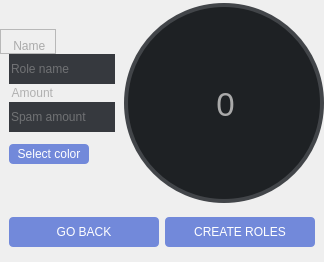
                   <widget class="QWidget" name="deleteRolesPage">
                    <layout class="QVBoxLayout" name="verticalLayout_19">
                     <property name="spacing">
                      <number>0</number>
                     </property>
                     <property name="leftMargin">
                      <number>0</number>
                     </property>
                     <property name="topMargin">
                      <number>0</number>
                     </property>
                     <property name="rightMargin">
                      <number>0</number>
                     </property>
                     <property name="bottomMargin">
                      <number>0</number>
                     </property>
                     <item>
                      <widget class="QFrame" name="frame_37">
                       <property name="sizePolicy">
                        <sizepolicy hsizetype="Preferred" vsizetype="Expanding">
                         <horstretch>0</horstretch>
                         <verstretch>0</verstretch>
                        </sizepolicy>
                       </property>
                       <property name="frameShape">
                        <enum>QFrame::NoFrame</enum>
                       </property>
                       <property name="frameShadow">
                        <enum>QFrame::Raised</enum>
                       </property>
                       <layout class="QHBoxLayout" name="horizontalLayout_47">
                        <property name="spacing">
                         <number>0</number>
                        </property>
                        <property name="leftMargin">
                         <number>0</number>
                        </property>
                        <property name="topMargin">
                         <number>0</number>
                        </property>
                        <property name="rightMargin">
                         <number>0</number>
                        </property>
                        <property name="bottomMargin">
                         <number>0</number>
                        </property>
                        <item>
                         <widget class="QFrame" name="frame_38">
                          <property name="sizePolicy">
                           <sizepolicy hsizetype="Preferred" vsizetype="Fixed">
                            <horstretch>0</horstretch>
                            <verstretch>0</verstretch>
                           </sizepolicy>
                          </property>
                          <property name="frameShape">
                           <enum>QFrame::NoFrame</enum>
                          </property>
                          <property name="frameShadow">
                           <enum>QFrame::Raised</enum>
                          </property>
                          <layout class="QVBoxLayout" name="verticalLayout_17">
                           <property name="spacing">
                            <number>0</number>
                           </property>
                           <property name="leftMargin">
                            <number>0</number>
                           </property>
                           <property name="topMargin">
                            <number>0</number>
                           </property>
                           <property name="rightMargin">
                            <number>0</number>
                           </property>
                           <property name="bottomMargin">
                            <number>0</number>
                           </property>
                           <item alignment="Qt::AlignLeft|Qt::AlignBottom">
                            <widget class="QFrame" name="frame_39">
                             <property name="frameShape">
                              <enum>QFrame::StyledPanel</enum>
                             </property>
                             <property name="frameShadow">
                              <enum>QFrame::Raised</enum>
                             </property>
                             <layout class="QHBoxLayout" name="horizontalLayout_48">
                              <property name="bottomMargin">
                               <number>0</number>
                              </property>
                              <item>
                               <widget class="QLabel" name="label_13">
                                <property name="styleSheet">
                                 <string notr="true">color:rgb(170, 170, 170)</string>
                                </property>
                                <property name="text">
                                 <string> Name</string>
                                </property>
                               </widget>
                              </item>
                             </layout>
                            </widget>
                           </item>
                           <item alignment="Qt::AlignTop">
                            <widget class="QFrame" name="frame_40">
                             <property name="sizePolicy">
                              <sizepolicy hsizetype="Preferred" vsizetype="Preferred">
                               <horstretch>0</horstretch>
                               <verstretch>0</verstretch>
                              </sizepolicy>
                             </property>
                             <property name="minimumSize">
                              <size>
                               <width>0</width>
                               <height>100</height>
                              </size>
                             </property>
                             <property name="maximumSize">
                              <size>
                               <width>16777215</width>
                               <height>16777215</height>
                              </size>
                             </property>
                             <property name="styleSheet">
                              <string notr="true">QLineEdit{
background:rgb(54,57,62);
color:rgb(170, 170, 170);
border:None;}</string>
                             </property>
                             <property name="frameShape">
                              <enum>QFrame::NoFrame</enum>
                             </property>
                             <property name="frameShadow">
                              <enum>QFrame::Raised</enum>
                             </property>
                             <layout class="QVBoxLayout" name="verticalLayout_18">
                              <property name="spacing">
                               <number>2</number>
                              </property>
                              <property name="topMargin">
                               <number>0</number>
                              </property>
                              <item>
                               <widget class="QLineEdit" name="role_name_entry">
                                <property name="sizePolicy">
                                 <sizepolicy hsizetype="Minimum" vsizetype="Fixed">
                                  <horstretch>0</horstretch>
                                  <verstretch>0</verstretch>
                                 </sizepolicy>
                                </property>
                                <property name="minimumSize">
                                 <size>
                                  <width>0</width>
                                  <height>30</height>
                                 </size>
                                </property>
                                <property name="maximumSize">
                                 <size>
                                  <width>16777215</width>
                                  <height>16777215</height>
                                 </size>
                                </property>
                                <property name="text">
                                 <string/>
                                </property>
                                <property name="placeholderText">
                                 <string>Role name</string>
                                </property>
                               </widget>
                              </item>
                              <item>
                               <widget class="QLabel" name="label_12">
                                <property name="styleSheet">
                                 <string notr="true">color:rgb(176, 176, 176);</string>
                                </property>
                                <property name="text">
                                 <string> Amount</string>
                                </property>
                               </widget>
                              </item>
                              <item>
                               <widget class="QLineEdit" name="spam_amount_r">
                                <property name="sizePolicy">
                                 <sizepolicy hsizetype="Minimum" vsizetype="Fixed">
                                  <horstretch>0</horstretch>
                                  <verstretch>0</verstretch>
                                 </sizepolicy>
                                </property>
                                <property name="minimumSize">
                                 <size>
                                  <width>0</width>
                                  <height>30</height>
                                 </size>
                                </property>
                                <property name="maximumSize">
                                 <size>
                                  <width>16777215</width>
                                  <height>16777215</height>
                                 </size>
                                </property>
                                <property name="placeholderText">
                                 <string>Spam amount</string>
                                </property>
                               </widget>
                              </item>
                              <item alignment="Qt::AlignBottom">
                               <widget class="QPushButton" name="select_role_color_button">
                                <property name="sizePolicy">
                                 <sizepolicy hsizetype="Fixed" vsizetype="Fixed">
                                  <horstretch>0</horstretch>
                                  <verstretch>0</verstretch>
                                 </sizepolicy>
                                </property>
                                <property name="minimumSize">
                                 <size>
                                  <width>0</width>
                                  <height>30</height>
                                 </size>
                                </property>
                                <property name="maximumSize">
                                 <size>
                                  <width>80</width>
                                  <height>0</height>
                                 </size>
                                </property>
                                <property name="cursor">
                                 <cursorShape>PointingHandCursor</cursorShape>
                                </property>
                                <property name="styleSheet">
                                 <string notr="true">QPushButton{
background:rgb(114,137,218);
color:white;
border-radius:4px;
margin-top:10px}
QPushButton:hover{
background:rgb(131, 160, 252);
}</string>
                                </property>
                                <property name="text">
                                 <string>Select color</string>
                                </property>
                               </widget>
                              </item>
                             </layout>
                            </widget>
                           </item>
                          </layout>
                         </widget>
                        </item>
                        <item>
                         <widget class="QFrame" name="frame_41">
                          <property name="frameShape">
                           <enum>QFrame::NoFrame</enum>
                          </property>
                          <property name="frameShadow">
                           <enum>QFrame::Raised</enum>
                          </property>
                          <layout class="QHBoxLayout" name="horizontalLayout_49">
                           <property name="leftMargin">
                            <number>0</number>
                           </property>
                           <property name="topMargin">
                            <number>3</number>
                           </property>
                           <property name="rightMargin">
                            <number>0</number>
                           </property>
                           <property name="bottomMargin">
                            <number>0</number>
                           </property>
                           <item>
                            <widget class="QFrame" name="create_roles_progresss_bar">
                             <property name="sizePolicy">
                              <sizepolicy hsizetype="Fixed" vsizetype="Fixed">
                               <horstretch>0</horstretch>
                               <verstretch>0</verstretch>
                              </sizepolicy>
                             </property>
                             <property name="minimumSize">
                              <size>
                               <width>200</width>
                               <height>200</height>
                              </size>
                             </property>
                             <property name="styleSheet">
                              <string notr="true">background:rgb(66,69,73);
border-radius:100px</string>
                             </property>
                             <property name="frameShape">
                              <enum>QFrame::NoFrame</enum>
                             </property>
                             <property name="frameShadow">
                              <enum>QFrame::Raised</enum>
                             </property>
                             <layout class="QHBoxLayout" name="horizontalLayout_50">
                              <property name="spacing">
                               <number>0</number>
                              </property>
                              <property name="leftMargin">
                               <number>0</number>
                              </property>
                              <property name="topMargin">
                               <number>0</number>
                              </property>
                              <property name="rightMargin">
                               <number>0</number>
                              </property>
                              <property name="bottomMargin">
                               <number>0</number>
                              </property>
                              <item alignment="Qt::AlignHCenter">
                               <widget class="QFrame" name="createRolesProgress">
                                <property name="sizePolicy">
                                 <sizepolicy hsizetype="Minimum" vsizetype="Minimum">
                                  <horstretch>0</horstretch>
                                  <verstretch>0</verstretch>
                                 </sizepolicy>
                                </property>
                                <property name="minimumSize">
                                 <size>
                                  <width>200</width>
                                  <height>200</height>
                                 </size>
                                </property>
                                <property name="styleSheet">
                                 <string notr="true">border-radius:100px;
background:qconicalgradient(cx:0.5, cy:0.5, angle:90, stop:0.999 rgba(0, 0, 0, 0), stop:1.000 rgba(0, 184, 163,255))
</string>
                                </property>
                                <property name="frameShape">
                                 <enum>QFrame::NoFrame</enum>
                                </property>
                                <property name="frameShadow">
                                 <enum>QFrame::Raised</enum>
                                </property>
                                <layout class="QHBoxLayout" name="horizontalLayout_51">
                                 <property name="spacing">
                                  <number>0</number>
                                 </property>
                                 <property name="leftMargin">
                                  <number>0</number>
                                 </property>
                                 <property name="topMargin">
                                  <number>0</number>
                                 </property>
                                 <property name="rightMargin">
                                  <number>0</number>
                                 </property>
                                 <property name="bottomMargin">
                                  <number>0</number>
                                 </property>
                                 <item>
                                  <widget class="QFrame" name="create_roles_progress_cap">
                                   <property name="sizePolicy">
                                    <sizepolicy hsizetype="Fixed" vsizetype="Fixed">
                                     <horstretch>0</horstretch>
                                     <verstretch>0</verstretch>
                                    </sizepolicy>
                                   </property>
                                   <property name="minimumSize">
                                    <size>
                                     <width>192</width>
                                     <height>192</height>
                                    </size>
                                   </property>
                                   <property name="styleSheet">
                                    <string notr="true">background:rgb(30,33,36);
border-radius:96px</string>
                                   </property>
                                   <property name="frameShape">
                                    <enum>QFrame::NoFrame</enum>
                                   </property>
                                   <property name="frameShadow">
                                    <enum>QFrame::Raised</enum>
                                   </property>
                                   <widget class="QLabel" name="create_roles_percent_label">
                                    <property name="geometry">
                                     <rect>
                                      <x>40</x>
                                      <y>68</y>
                                      <width>115</width>
                                      <height>59</height>
                                     </rect>
                                    </property>
                                    <property name="font">
                                     <font>
                                      <pointsize>25</pointsize>
                                     </font>
                                    </property>
                                    <property name="styleSheet">
                                     <string notr="true">color:rgb(170, 170, 170)</string>
                                    </property>
                                    <property name="text">
                                     <string>0</string>
                                    </property>
                                    <property name="alignment">
                                     <set>Qt::AlignCenter</set>
                                    </property>
                                   </widget>
                                  </widget>
                                 </item>
                                </layout>
                               </widget>
                              </item>
                             </layout>
                            </widget>
                           </item>
                          </layout>
                         </widget>
                        </item>
                       </layout>
                      </widget>
                     </item>
                     <item>
                      <widget class="QFrame" name="frame_42">
                       <property name="sizePolicy">
                        <sizepolicy hsizetype="Preferred" vsizetype="Minimum">
                         <horstretch>0</horstretch>
                         <verstretch>0</verstretch>
                        </sizepolicy>
                       </property>
                       <property name="minimumSize">
                        <size>
                         <width>0</width>
                         <height>0</height>
                        </size>
                       </property>
                       <property name="styleSheet">
                        <string notr="true">QPushButton{
background:rgb(114,137,218);
color:white;
border-radius:4px}
QPushButton:hover{
background:rgb(131, 160, 252);
}</string>
                       </property>
                       <property name="frameShape">
                        <enum>QFrame::NoFrame</enum>
                       </property>
                       <property name="frameShadow">
                        <enum>QFrame::Raised</enum>
                       </property>
                       <layout class="QHBoxLayout" name="horizontalLayout_52">
                        <property name="topMargin">
                         <number>14</number>
                        </property>
                        <property name="bottomMargin">
                         <number>15</number>
                        </property>
                        <item>
                         <widget class="QPushButton" name="go_back_button_roles">
                          <property name="minimumSize">
                           <size>
                            <width>0</width>
                            <height>30</height>
                           </size>
                          </property>
                          <property name="cursor">
                           <cursorShape>PointingHandCursor</cursorShape>
                          </property>
                          <property name="text">
                           <string>GO BACK</string>
                          </property>
                         </widget>
                        </item>
                        <item>
                         <widget class="QPushButton" name="start_creating_roles_button">
                          <property name="minimumSize">
                           <size>
                            <width>0</width>
                            <height>30</height>
                           </size>
                          </property>
                          <property name="cursor">
                           <cursorShape>PointingHandCursor</cursorShape>
                          </property>
                          <property name="text">
                           <string>CREATE ROLES</string>
                          </property>
                         </widget>
                        </item>
                       </layout>
                      </widget>
                     </item>
                    </layout>
                   </widget>
